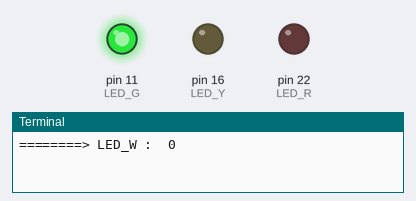
Simulated run of this program. Board: Raspberry Pi (header pin numbers). Shown: output pins drawn as LEDs (lit = HIGH), the last lines printed to the terminal.

Above: at 1.5 s.
At 4.5 s:
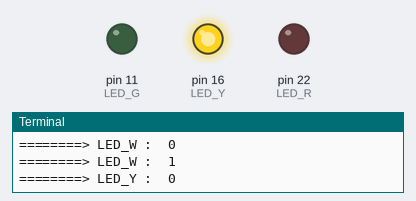
At 7.5 s:
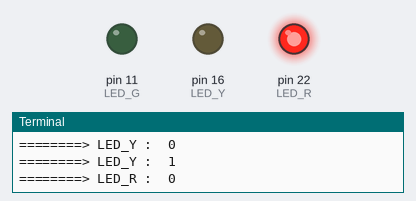
Timing chart, 0 to 11.7 s (numbered marks = the images above):
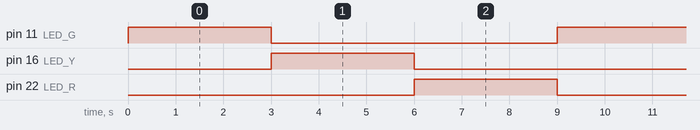

The program:

led_03t.py
```python
# coding: utf-8

# LED 두개 출력

# GPIO 모듈
import RPi.GPIO as GPIO
# time 모듈
import time


# 핀번호 할당으로 처리 : 핀번호 설정
GPIO.setmode(GPIO.BOARD)

# 핀번호 설정 : chanel
LED_G = 11  # 초록색 LED
LED_Y = 16  # 노란색 LED
LED_R = 22  # 빨간색 LED

# 11번 핀 출력 핀으로 등록, 초기 출력은 LOW = 0  False
GPIO.setup(LED_G, GPIO.OUT, initial=GPIO.LOW)
# 16번 핀 출력 핀으로 등록
GPIO.setup(LED_Y, GPIO.OUT, initial=GPIO.LOW)
# 22번 핀 출력 핀으로 등록
GPIO.setup(LED_R, GPIO.OUT, initial=GPIO.LOW)


def func_g():
    print('========> LED_W : ', GPIO.input(LED_G))
    GPIO.output(LED_G, not GPIO.input(LED_G))
    #time.sleep(3)

def func_r():
    print('========> LED_R : ', GPIO.input(LED_R))
    GPIO.output(LED_R, not GPIO.input(LED_R))
    #time.sleep(3)

def func_y():
    print('========> LED_Y : ', GPIO.input(LED_Y))
    GPIO.output(LED_Y, not GPIO.input(LED_Y))
    #time.sleep(3)

cnt = 0
while 1:
    #if(cnt > 10):
        #break

    func_g()
    time.sleep(3)
    func_g()
    func_y()
    time.sleep(3)
    func_y()
    func_r()
    time.sleep(3)
    func_r()

    #print('========> LED_W : ', GPIO.input(LED_W))
    cnt += 1


GPIO.cleanup()
```

Measured:
- by itself, pin 11 (LED_G), pin 16 (LED_Y), pin 22 (LED_R): alternates HIGH for 3.0 s and LOW for 6.0 s
- by itself, everything shown: repeats every 9.0 s, in 3 steps
